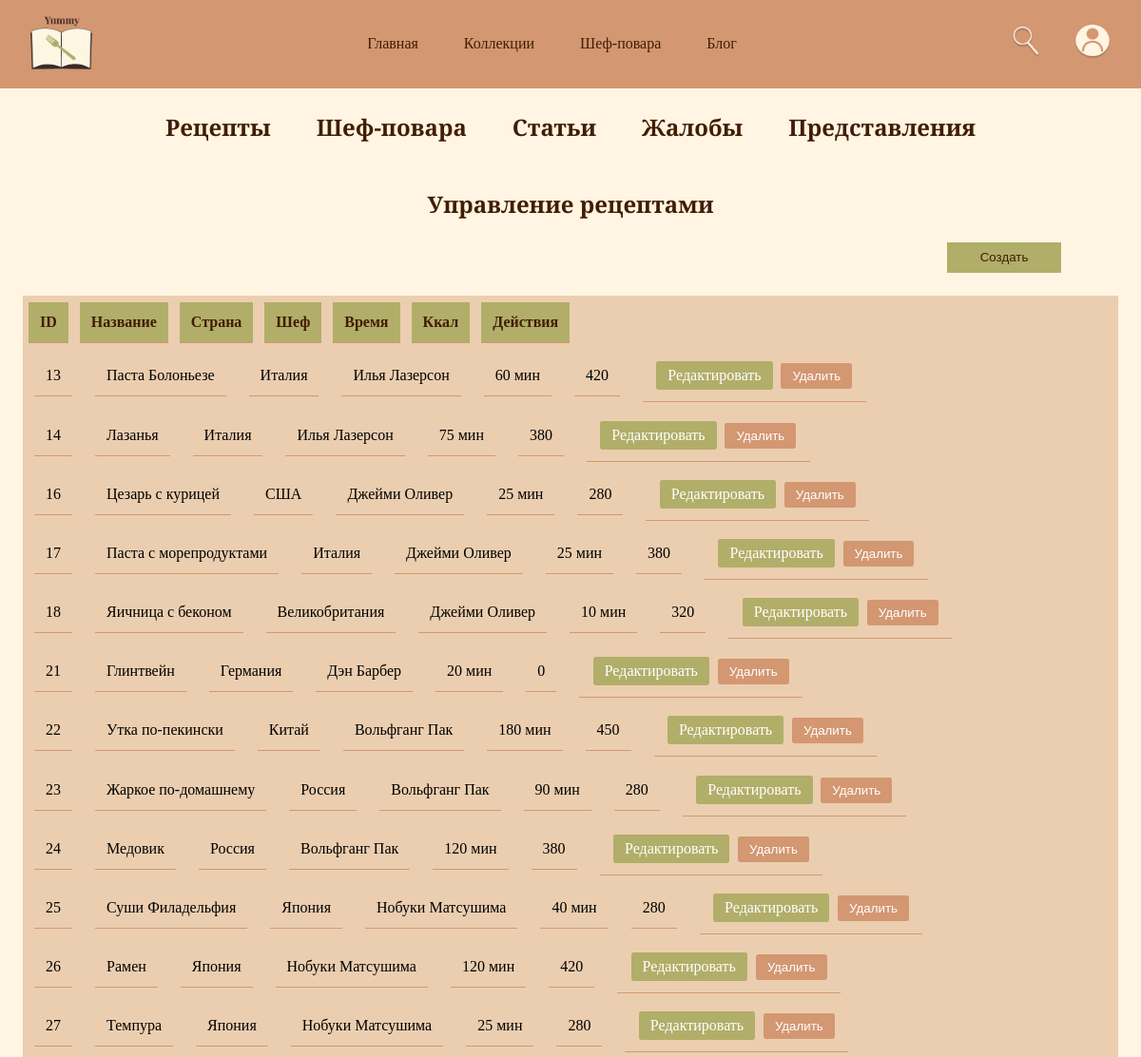
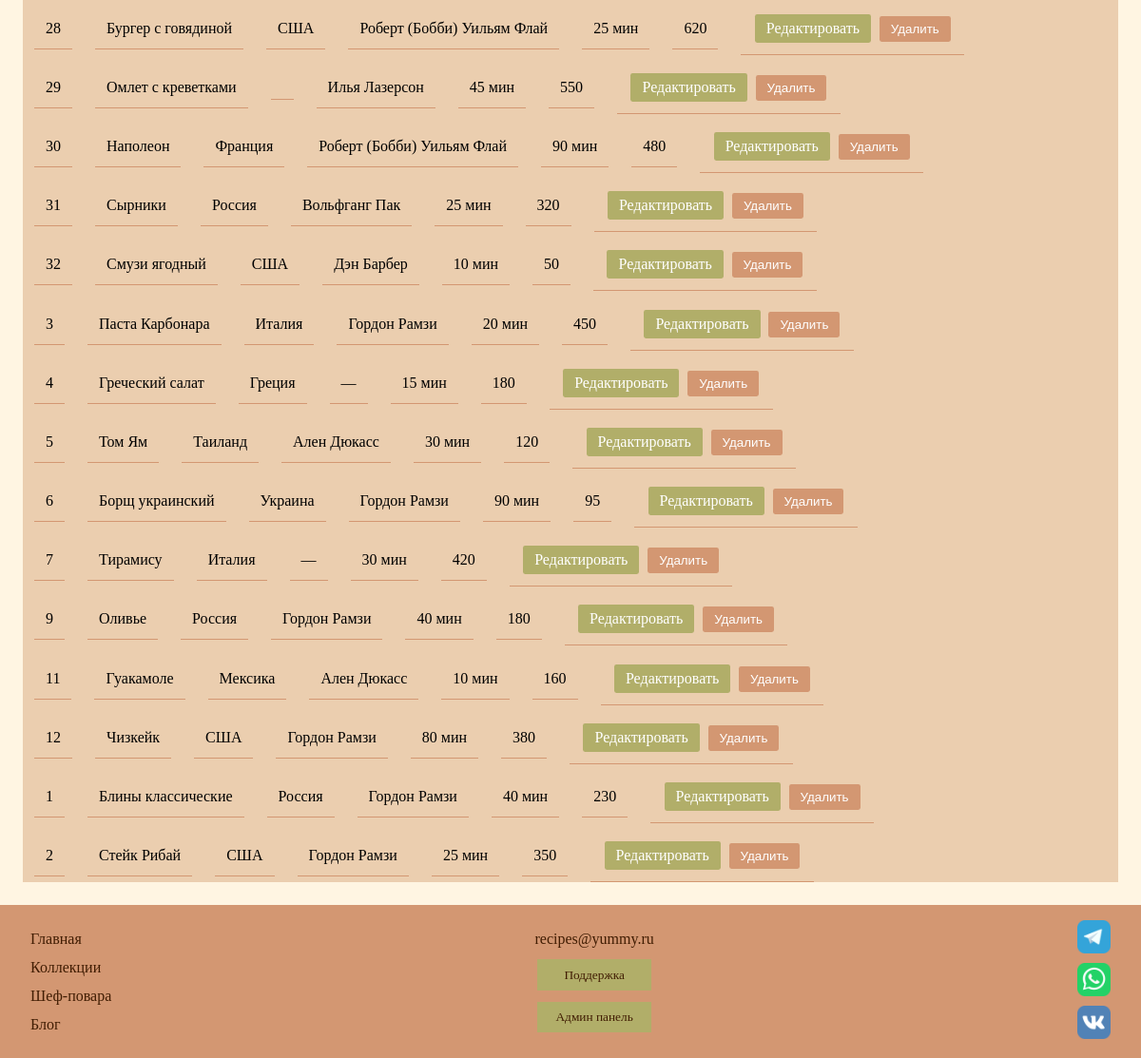
Screenshot of /admin_recipes.php (signed in) with the database file from the repository (2 pictures, top to bottom).
### tables this page shows
CREATE TABLE `recipes` (
  `id_recipes` int(10) UNSIGNED NOT NULL,
  `title` varchar(255) NOT NULL,
  `country` varchar(100) DEFAULT NULL,
  `cooking_time_minutes` int(11) DEFAULT NULL,
  `calories` int(11) DEFAULT NULL,
  `instructions` text NOT NULL,
  `image_url` varchar(255) DEFAULT NULL,
  `chef_id` int(10) UNSIGNED DEFAULT NULL,
  `created_at` timestamp NOT NULL DEFAULT current_timestamp()
);

CREATE TABLE `chefs` (
  `id_chefs` int(10) UNSIGNED NOT NULL,
  `name` varchar(100) NOT NULL,
  `bio` text DEFAULT NULL,
  `photo_url` varchar(255) DEFAULT NULL
);

### admin_recipes.php (the view, shortened to what this page needs)
<?php
require_once 'config.php';
$recipes = $pdo->query("SELECT r.id_recipes AS id, r.title, r.country, r.cooking_time_minutes, r.calories, c.name as chef_name FROM recipes r LEFT JOIN chefs c ON r.chef_id = c.id_chefs ORDER BY r.created_at DESC")->fetchAll();
?>
<!DOCTYPE html>
<html>
<head>
    <link rel="stylesheet" type="text/css" href="style.css">
</head>
<body>
<header>
    <a href="index.php"><img src="img/logo.png" width="65vw"></a>
    <div class="header_center">
        <ul class="header_ul">
            <li class="header_ul_li"><a href="index.php">Главная</a></li>
            <li class="header_ul_li"><a href="list_collection.php">Коллекции</a></li>
            <li class="header_ul_li"><a href="chefs.php">Шеф-повара</a></li>
            <li class="header_ul_li"><a href="blog.php">Блог</a></li>
        </ul>
    </div>
    <div class="header_right">
        <a href="find.php"><img src="img/find.png" width="30vw"></a>
        <a href="account.php"><img src="img/account.png" width="38vw"></a>
    </div>
</header>
<main>
    <div class="account">
        <ul class="account_ul">
            <li class="account_ul_li"><a href="admin_recipes.php"><h2>Рецепты</h2></a></li>
            <li class="account_ul_li"><a href="admin_chefs.php"><h2>Шеф-повара</h2></a></li>
            <li class="account_ul_li"><a href="admin_article.php"><h2>Статьи</h2></a></li>
            <li class="account_ul_li"><a href="admin_complaints.php"><h2>Жалобы</h2></a></li>
            <li class="account_ul_li"><a href="admin_views.php"><h2>Представления</h2></a></li>
        </ul>
    </div>
    <h2>Управление рецептами</h2>
    <div class="admin_create">
        <button class="btn_support" type="button" onclick="document.getElementById('createForm').classList.toggle('active')">Создать</button>
    </div>
    <div class="admin_table">
        <table>
            <thead>
                <tr>
                    <th>ID</th>
                    <th>Название</th>
                    <th>Страна</th>
                    <th>Шеф</th>
                    <th>Время</th>
                    <th>Ккал</th>
                    <th>Действия</th>
                </tr>
            </thead>
            <tbody>
                <?php foreach ($recipes as $recipe): ?>
                    <tr>
                        <td><?= $recipe['id'] ?></td>
                        <td><?= htmlspecialchars($recipe['title']) ?></td>
                        <td><?= htmlspecialchars($recipe['country']) ?></td>
                        <td><?= htmlspecialchars($recipe['chef_name'] ?? '—') ?></td>
                        <td><?= $recipe['cooking_time_minutes'] ?> мин</td>
                        <td><?= $recipe['calories'] ?></td>
                        <td>
                            <a href="admin_recipes.php?edit=<?= $recipe['id'] ?>" class="btn_small btn_edit">Редактировать</a>
                            <form method="POST" style="display: inline;">
                                <button type="submit" class="btn_small btn_delete" onclick="return confirm('Удалить рецепт?')">Удалить</button>
                            </form>
                        </td>
                    </tr>
                <?php endforeach; ?>
            </tbody>
        </table>
    </div>
</main>
<?php include 'footer.php'; ?>
</body>
</html>

### style.css (style rules this page uses)
html, body { height: 100%; }
body { background-color: #FFF5E2; display: flex; flex-direction: column; min-height: 100vh; }
main { background-color: #FFF5E2; flex: 1; }
* { margin: 0; padding: 0; }
a { text-decoration: none; color: #411D03; font-family: "Playfair Display"; }
h2 { color: #411D03; text-align: center; padding: 2vw 0; font-family: "Playfair Display"; }
:root { --bg_page: #FFF5E2; --text: #411D03; --bg_input: #D6B38D; --bg_card: #EBCEAF; --bg_header_footer: #D39772; --accent: #B1AE69; }
header { background-color: #D39772; padding: 1.336vw 2.671vw; display: flex; justify-content: space-between; align-items: center; }
header ul { list-style: none; }
header a { text-decoration: none; color: #411D03; }
.header_ul { display: flex; flex-direction: row; gap: 4vw; }
.header_right { display: flex; align-items: center; gap: 3vw; }
.btn_support { width: 10vw; height: 2.7vw; color: #411D03; background-color: #B1AE69; border: none; }
main { background-color: #FFF5E2; }
body { background-color: #FFF5E2; }
tr { display: flex; align-items: center; margin: 0.6vw 0 0; }
th { margin: 0 0.5vw; }
td { margin: 0 1vw; }
.account { display: flex; justify-content: center; align-items: center; }
.account ul { list-style: none; }
.account_ul { display: flex; flex-direction: row; gap: 4vw; }
.account a { text-decoration: none; color: #411D03; }
.admin_create { text-align: end; margin: 0 7vw 1vw 0; }
.admin_table { margin: 2vw; overflow-x: auto; }
.admin_table table { width: 100%; border-collapse: collapse; background-color: #EBCEAF; }
.admin_table th, .admin_table td { padding: 1vw; text-align: left; border-bottom: 1px solid #D39772; }
.admin_table th { background-color: #B1AE69; color: #411D03; }
.btn_small { padding: 0.5vw 1vw; margin: 0 0.2vw; border: none; border-radius: 0.2vw; cursor: pointer; text-decoration: none; display: inline-block; }
.btn_edit { background-color: #B1AE69; color: white; }
.btn_delete { background-color: #D39772; color: white; }

### rows the page displays
recipes: id_recipes "13", title "Паста Болоньезе", country "Италия", chef.name "Илья Лазерсон", cooking_time_minutes "60", calories "420"
recipes: id_recipes "14", title "Лазанья", country "Италия", chef.name "Илья Лазерсон", cooking_time_minutes "75", calories "380"
recipes: id_recipes "16", title "Цезарь с курицей", country "США", chef.name "Джейми Оливер", cooking_time_minutes "25", calories "280"
recipes: id_recipes "17", title "Паста с морепродуктами", country "Италия", chef.name "Джейми Оливер", cooking_time_minutes "25", calories "380"
recipes: id_recipes "18", title "Яичница с беконом", country "Великобритания", chef.name "Джейми Оливер", cooking_time_minutes "10", calories "320"
recipes: id_recipes "21", title "Глинтвейн", country "Германия", chef.name "Дэн Барбер", cooking_time_minutes "20", calories "0"
recipes: id_recipes "22", title "Утка по-пекински", country "Китай", chef.name "Вольфганг Пак", cooking_time_minutes "180", calories "450"
recipes: id_recipes "23", title "Жаркое по-домашнему", country "Россия", chef.name "Вольфганг Пак", cooking_time_minutes "90", calories "280"
recipes: id_recipes "24", title "Медовик", country "Россия", chef.name "Вольфганг Пак", cooking_time_minutes "120", calories "380"
recipes: id_recipes "25", title "Суши Филадельфия", country "Япония", chef.name "Нобуки Матсушима", cooking_time_minutes "40", calories "280"
recipes: id_recipes "26", title "Рамен", country "Япония", chef.name "Нобуки Матсушима", cooking_time_minutes "120", calories "420"
recipes: id_recipes "27", title "Темпура", country "Япония", chef.name "Нобуки Матсушима", cooking_time_minutes "25", calories "280"
recipes: id_recipes "28", title "Бургер с говядиной", country "США", chef.name "Роберт (Бобби) Уильям Флай", cooking_time_minutes "25", calories "620"
recipes: id_recipes "29", title "Омлет с креветками", chef.name "Илья Лазерсон", cooking_time_minutes "45", calories "550"
recipes: id_recipes "30", title "Наполеон", country "Франция", chef.name "Роберт (Бобби) Уильям Флай", cooking_time_minutes "90", calories "480"
recipes: id_recipes "31", title "Сырники", country "Россия", chef.name "Вольфганг Пак", cooking_time_minutes "25", calories "320"
recipes: id_recipes "32", title "Смузи ягодный", country "США", chef.name "Дэн Барбер", cooking_time_minutes "10", calories "50"
recipes: id_recipes "3", title "Паста Карбонара", country "Италия", chef.name "Гордон Рамзи", cooking_time_minutes "20", calories "450"
recipes: id_recipes "4", title "Греческий салат", country "Греция", chef_name "—", cooking_time_minutes "15", calories "180"
recipes: id_recipes "5", title "Том Ям", country "Таиланд", chef.name "Ален Дюкасс", cooking_time_minutes "30", calories "120"
recipes: id_recipes "6", title "Борщ украинский", country "Украина", chef.name "Гордон Рамзи", cooking_time_minutes "90", calories "95"
recipes: id_recipes "7", title "Тирамису", country "Италия", chef_name "—", cooking_time_minutes "30", calories "420"
recipes: id_recipes "9", title "Оливье", country "Россия", chef.name "Гордон Рамзи", cooking_time_minutes "40", calories "180"
recipes: id_recipes "11", title "Гуакамоле", country "Мексика", chef.name "Ален Дюкасс", cooking_time_minutes "10", calories "160"
recipes: id_recipes "12", title "Чизкейк", country "США", chef.name "Гордон Рамзи", cooking_time_minutes "80", calories "380"
recipes: id_recipes "1", title "Блины классические", country "Россия", chef.name "Гордон Рамзи", cooking_time_minutes "40", calories "230"
recipes: id_recipes "2", title "Стейк Рибай", country "США", chef.name "Гордон Рамзи", cooking_time_minutes "25", calories "350"
